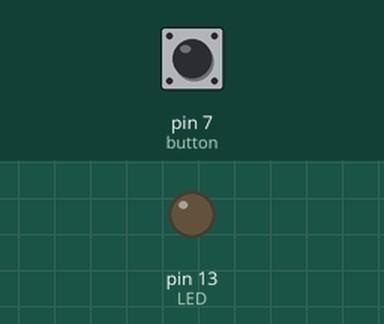
Simulated run of this sketch. Board: Arduino Uno, built with avr-gcc and run on an emulated ATmega328P. On the bench: output pins drawn as LEDs (lit = HIGH). The test bench sets the inputs (shaded band); at power-on: pin 7 (button) LOW.

Above: at 1.2 s.
1.3 s: pin 7 (button) pulled HIGH for 0.15 s
At 2.5 s:
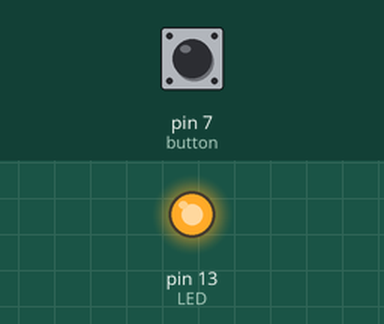
2.9 s: pin 7 (button) pulled HIGH for 1 s
At 3.9 s:
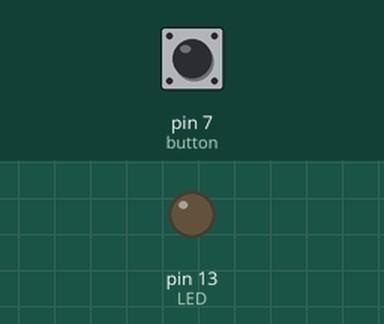
5.4 s: pin 7 (button) pulled HIGH for 3.2 s
At 5.9 s:
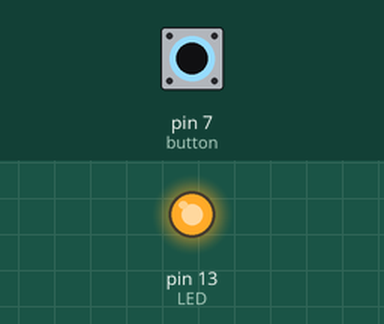
Timing chart, 0 to 8.4 s (numbered marks = the images above; inputs shaded):
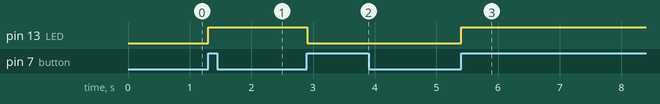

The sketch:

toggle.ino
```cpp
int const LED = 13;
int button = 7;

int val;
int val0ld;
boolean state;

void setup() {
  pinMode(LED, OUTPUT);
  pinMode(button, INPUT);
}

void loop() {

  val = digitalRead(button);

  if ((val == HIGH) && (val0ld == LOW)) {
    state = !state;
  }

  val0ld = val;

  if (state == HIGH) {
    digitalWrite(LED, HIGH);
  } else {
    digitalWrite(LED, LOW);
  }
  delay(10);
}
```

Measured:
- after the input at 1.3 s, pin 13 (LED): LOW → HIGH at once
- after the input at 2.9 s, pin 13 (LED): HIGH → LOW at once
- after the input at 5.4 s, pin 13 (LED): LOW → HIGH at once
